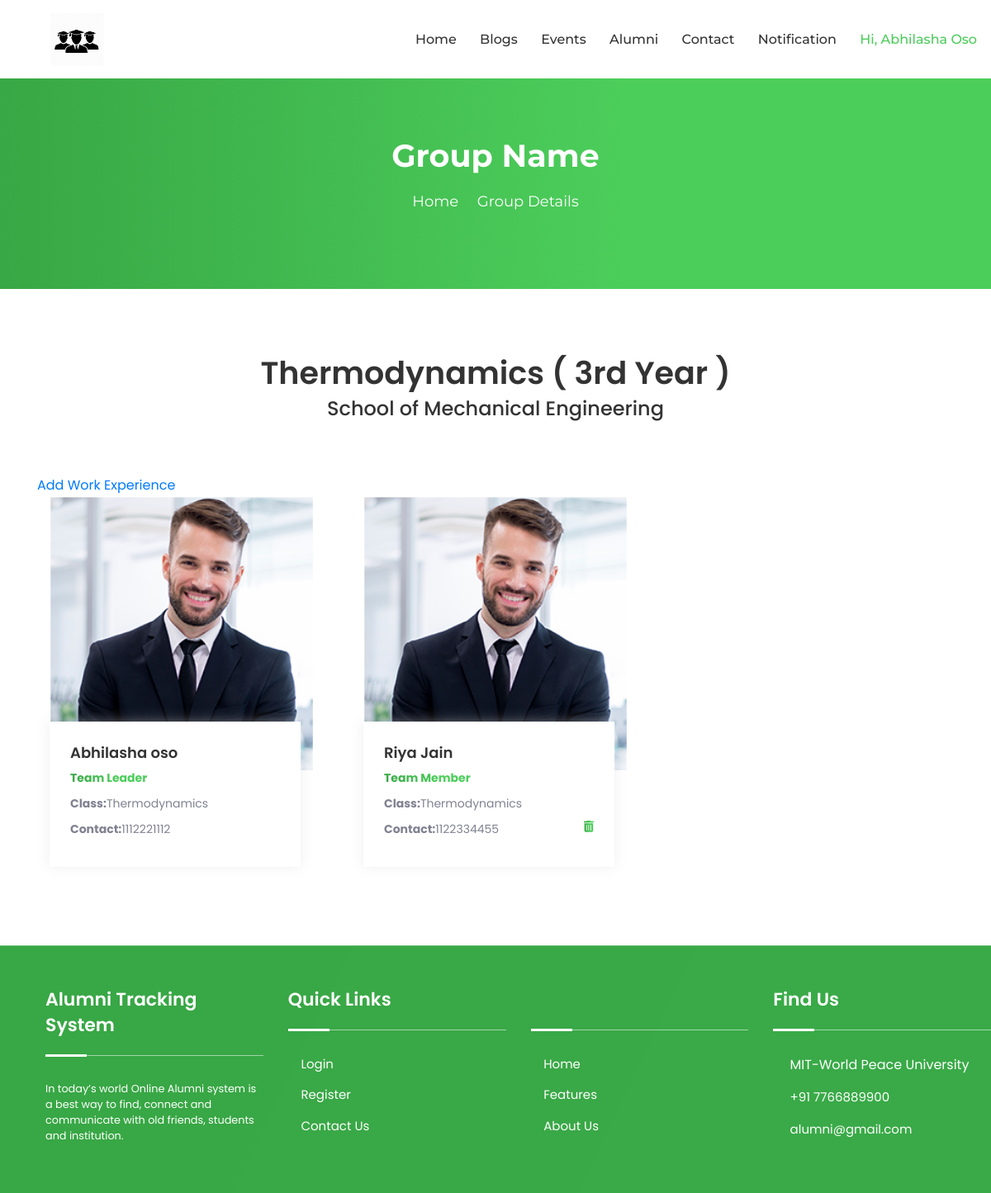
The app's page /group_details.php (signed in), older data.
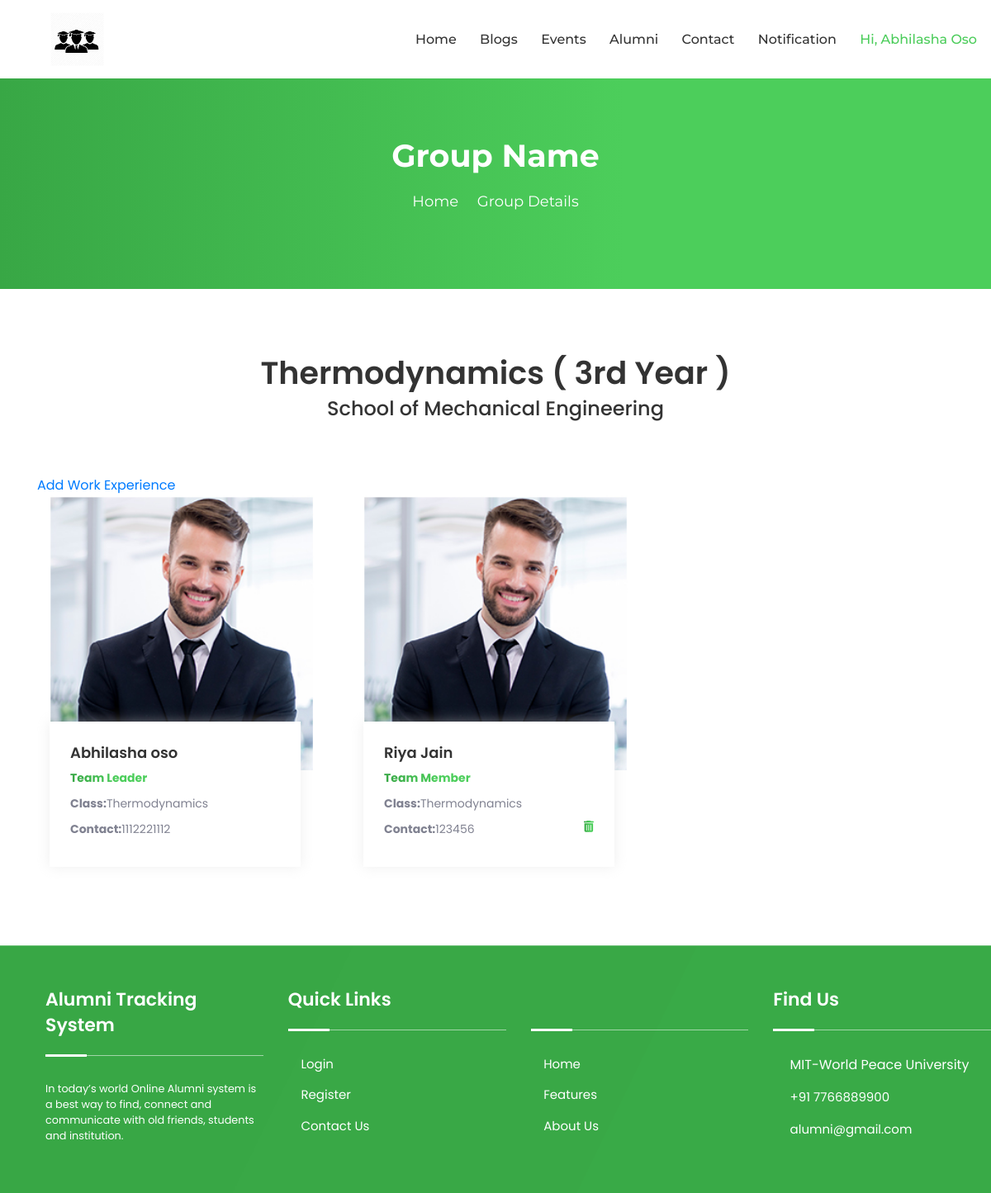
The same page, newer data.
### tables this page shows
CREATE TABLE `tblcourse` (
  `Courseid` int(11) NOT NULL,
  `CourseName` varchar(100) NOT NULL,
  `Deptid` int(11) NOT NULL
);

CREATE TABLE `tblgroupmember` (
  `Gmid` int(11) NOT NULL,
  `Sgid` int(11) NOT NULL,
  `Uid` int(11) NOT NULL,
  `LeaderMember` varchar(100) NOT NULL,
  `IsActive` tinyint(4) NOT NULL
);

CREATE TABLE `tbldepartment` (
  `Deptid` int(11) NOT NULL,
  `DeptName` varchar(100) NOT NULL
);

CREATE TABLE `tblregister` (
  `Uid` int(11) NOT NULL,
  `PrnEmpno` int(11) NOT NULL,
  `Fname` varchar(100) NOT NULL,
  `Lname` varchar(100) NOT NULL,
  `Email` varchar(100) NOT NULL,
  `Password` varchar(100) NOT NULL,
  `Gender` varchar(100) NOT NULL,
  `Dob` date NOT NULL,
  `Phone` bigint(20) NOT NULL,
  `Usertype` varchar(100) NOT NULL,
  `JoinYear` year(4) NOT NULL,
  `PassYear` year(4) NOT NULL,
  `Cousreid` int(11) DEFAULT NULL,
  `Deptid` int(11) DEFAULT NULL,
  `Desigid` int(11) DEFAULT NULL,
  `About` text DEFAULT NULL,
  `IsActive` tinyint(7) NOT NULL,
  `ProfilePic` varchar(100) DEFAULT NULL
);

### group_details.php (the view, shortened to what the rows shown need)
<?php
    include_once("DbConnection.php");
?>
<html lang="zxx">
    <head>
       <?php include_once('cssLinks.php');?>
    </head>
    <body>
        <?php
            if($_SESSION['Type']=="Student")
            {
        ?>
            <div class="page-title-area" style= "height:350px;">
                <div class="d-table">
                    <div class="d-table-cell">
                        <div class="container">
                            <div class="page-title-text">
                             <?php
                                $groupname_query="SELECT * FROM tblregister WHERE Uid='".$_SESSION['UserID']."' ";
                                $result_group=mysqli_query($con,$groupname_query) or die(mysqli_error($con));
                                $rowgroup=mysqli_fetch_array($result_group);
                                if(mysqli_num_rows($result_group)==1)
                                {
                                    $selgroupname="SELECT * FROM tblstudentgroup WHERE Deptid='".$rowgroup['Deptid']."' AND Courseid='".$rowgroup['Cousreid']."' AND IsAccpeted=1 ";
                                    $result=mysqli_query($con,$selgroupname) or die(mysqli_error($con));
                                    $row=mysqli_fetch_array($result);
                                    if(mysqli_num_rows($result)>0)
                                    {
                        ?>
                                        <h2><?php echo $row['Sgname']; ?></h2>
                        <?php
                                    }
                                    else{
                        ?>
                                        <h2>Group Name</h2>
                        <?php
                                    }
                                }
                        ?>
                            </div>
                        </div>
                    </div>
                </div>
            </div>
            <div class="container" style="padding-bottom: 10px; padding-top: 85px;">
                <div class="section-title">
                    <?php
                        $seldept="SELECT * FROM tblregister WHERE Uid='".$_SESSION['UserID']."' ";
                        $result=mysqli_query($con,$seldept) or die(mysqli_error($con));
                        $row=mysqli_fetch_array($result);
                        if(mysqli_num_rows($result)==1)
                        {
                            $selname="SELECT d.DeptName as dept, c.CourseName as course FROM tbldepartment as d,tblcourse as c WHERE c.Deptid='".$row['Deptid']."' AND c.Courseid='".$row['Cousreid']."' AND c.Deptid=d.Deptid";
                            $resname=mysqli_query($con,$selname) or die(mysqli_error($con));
                            $rowselname=mysqli_fetch_array($resname);
                            if(mysqli_num_rows($resname)==1)
                            {
                                $selyear="SELECT * from tblgroupmember where LeaderMember='Leader'";
                                $resyear=mysqli_query($con,$selyear) or die(mysqli_error($con));
                                while($rowyear=mysqli_fetch_array($resyear))
                                {
                                    $selleader="SELECT * from tblregister where Uid='".$rowyear['Uid']."' AND PassYear='".$row['PassYear']."' ";
                                    $resleader=mysqli_query($con,$selleader) or die(mysqli_error($con));
                                    $rowleader=mysqli_fetch_array($resleader);
                                    if(mysqli_num_rows($resleader)==1)
                                    {
                                        $yearquery="SELECT * from tblstudentgroup where Sgid='".$rowyear['Sgid']."' ";
                                        $yearresult=mysqli_query($con,$yearquery) or die(mysqli_error($con));
                                        $yearrow=mysqli_fetch_array($yearresult);
                    ?>
                                        <h2>
                                            <?php
                                                echo $rowselname['course'];
                                            ?>
                                            (
                                            <?php
                                                if($yearrow['Sgyear']==1)
                                                {
                                                    echo "1st Year";
                                                }
                                                elseif ($yearrow['Sgyear']==2)
                                                {
                                                    echo "2nd Year";
                                                }
                                                elseif ($yearrow['Sgyear']==3)
                                                {
                                                    echo "3rd Year";
                                                }
                                                else
                                                {
                                                    echo "4th Year";
                                                }
                                            ?>
                                            )
                                        </h2>
                                        <h4><?php echo $rowselname['dept'];?></h4>
                </div>
                <br>
                <a href="#" data-toggle="modal" data-target="#WorkDetails">Add Work Experience</a>
                <div class="row">
                    <?php
                        $teamleader="SELECT * from tblgroupmember where Sgid='".$rowyear['Sgid']."' AND LeaderMember='Leader' ";
                        $teamresult=mysqli_query($con,$teamleader) or die(mysqli_error($con));
                        if(mysqli_num_rows($teamresult)==1)
                        {
                    ?>
                            <div class="col-sm-6 col-lg-4">
                                <div class="profile-item wow fadeInUp" data-wow-delay=".3s">
                                    <img src="assets/img/dashboard/1.jpg" alt="Profile">
                                    <div class="profile-inner">
                                        <h3><?php echo $rowleader['Fname']." ".$rowleader['Lname'];?></h3>
                                        <span><b><a href="#">Team Leader</a></b></span>
                                        <span><b>Class:</b><?php echo $rowselname['course']; ?></span>
                                        <span><b>Contact:</b><?php echo $rowleader['Phone'];?></span>
                                    </div>
                                </div>
                            </div>
                        <?php
                            $member="SELECT * from tblgroupmember where Sgid='".$rowyear['Sgid']."' AND LeaderMember='Member' ";
                            $memberresult=mysqli_query($con,$member) or die(mysqli_error($con));
                            while($rowmember=mysqli_fetch_array($memberresult))
                            {
                        ?>
                                <div class="col-sm-6 col-lg-4">
                                    <?php
                                        $memberdetail="SELECT * from tblregister where Uid='".$rowmember['Uid']."' ";
                                        $resultdetail=mysqli_query($con,$memberdetail) or die(mysqli_error($con));
                                        $rowdetail=mysqli_fetch_array($resultdetail);
                                        if(mysqli_num_rows($resultdetail)==1)
                                        {
                                    ?>
                                            <div class="profile-item wow fadeInUp" data-wow-delay=".3s">
                                                <img src="assets/img/dashboard/1.jpg" alt="Profile">
                                                <div class="profile-inner">
                                                    <h3><?php echo $rowdetail['Fname']." ".$rowdetail['Lname']; ?></h3>
                                                    <span><b><a href="#">Team Member</a></b></span>
                                                    <span><b>Class:</b><?php echo $rowselname['course']; ?></span>
                                                    <span>
                                                        <b>Contact:</b><?php echo $rowdetail['Phone'];?>
                                                        <div style="float: right;">
                                                            <a href="#">
                                                                <i class='fas fa-trash-alt'></i>
                                                            </a>
                                                        </div>
                                                    </span>
                                                </div>
                                            </div>
                                    <?php
                                        }
                                        else{}
                                    ?>
                                </div>
                    <?php
                            }
                        }
                    ?>
                </div>
                <?php
                                    }
                                    else{
                ?>
                                        <h2><?php echo $rowselname['course'];?></h2>
                                        <h4><?php echo $rowselname['dept'];?></h4>
                    <?php
                                    }
                                }
                            }
                        }
                    ?>
            </div>
        <?php
            }
        ?>
    </body>
</html>

Row changes from the older to the newer data that the page shows:
changed through a linked row, tblgroupmember "Riya": Uid.Phone "1122334455" → "123456"
